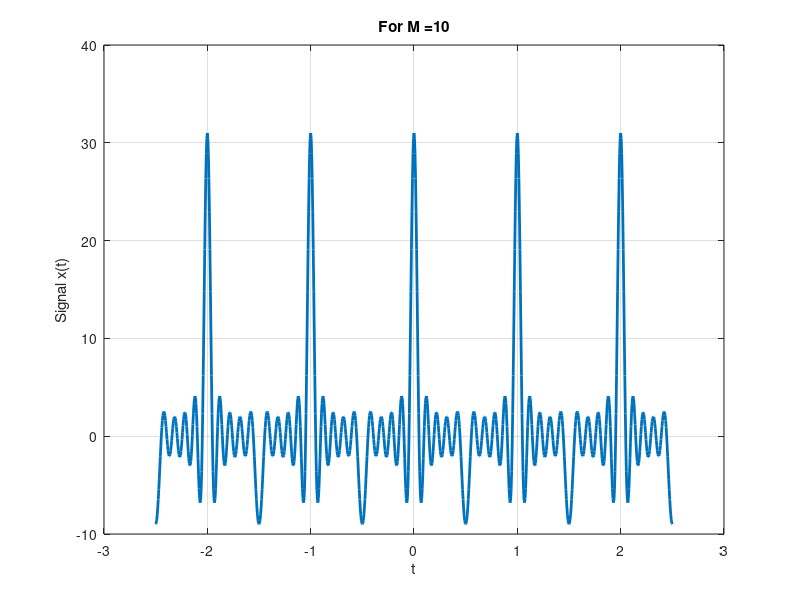
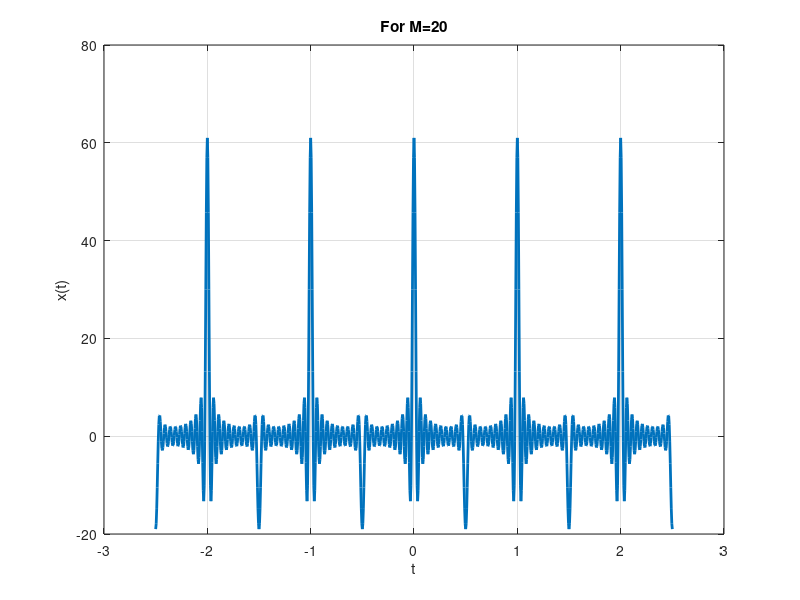
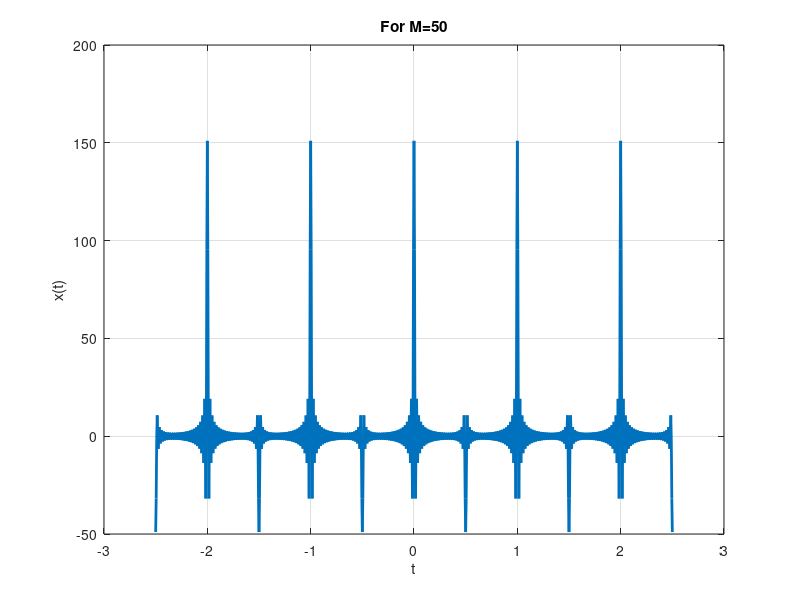

Source code (MATLAB) for these figures, in order:
clc 
clear all
close all
%Setting Sample Time for signal
t = -2.5:0.005:2.5; 
%Time
T = 1;
%Duty Cycle
T1 = 1/4;
%Fundamental Frequency
w0 = 2*pi/T;
%Representing Number of Coefficients
M = 10;
k = -M:M;
x = zeros(1,length(t)); 
for k = -M:M
x = x + ((mod(k,2)~=0)+1)*exp(j*k*w0*t);
end
figure;
plot(t,real(x),'lineWidth',2);
grid;
xlabel('t'); 
ylabel('Signal x(t)') ;
title('For M =10');
 
%Plotting For M = 20

%Setting Sample Time for signal
t = -2.5:0.005:2.5;
%Time
T = 1;
T1 = 1/4;
w0 = 2*pi/T;
M = 20;
k = -M:M;
x = zeros(1,length(t)); 
for k = -M:M
x = x + ((mod(k,2)~=0)+1)*exp(j*k*w0*t);
end
figure;
plot(t,real(x),'lineWidth',2);
grid;
xlabel('t'); ylabel('x(t)') ;
title('For M=20');
 
%plotting for M = 50
 

t = -2.5:0.005:2.5;
T = 1;
T1 = 1/4;
w0 = 2*pi/T;
M = 50;
k = -M:M;
x = zeros(1,length(t)); 
for k = -M:M
x = x + ((mod(k,2)~=0)+1)*exp(j*k*w0*t);
end
figure;
plot(t,real(x),'lineWidth',2);
grid;
xlabel('t'); ylabel('x(t)') ;
title('For M=50');

